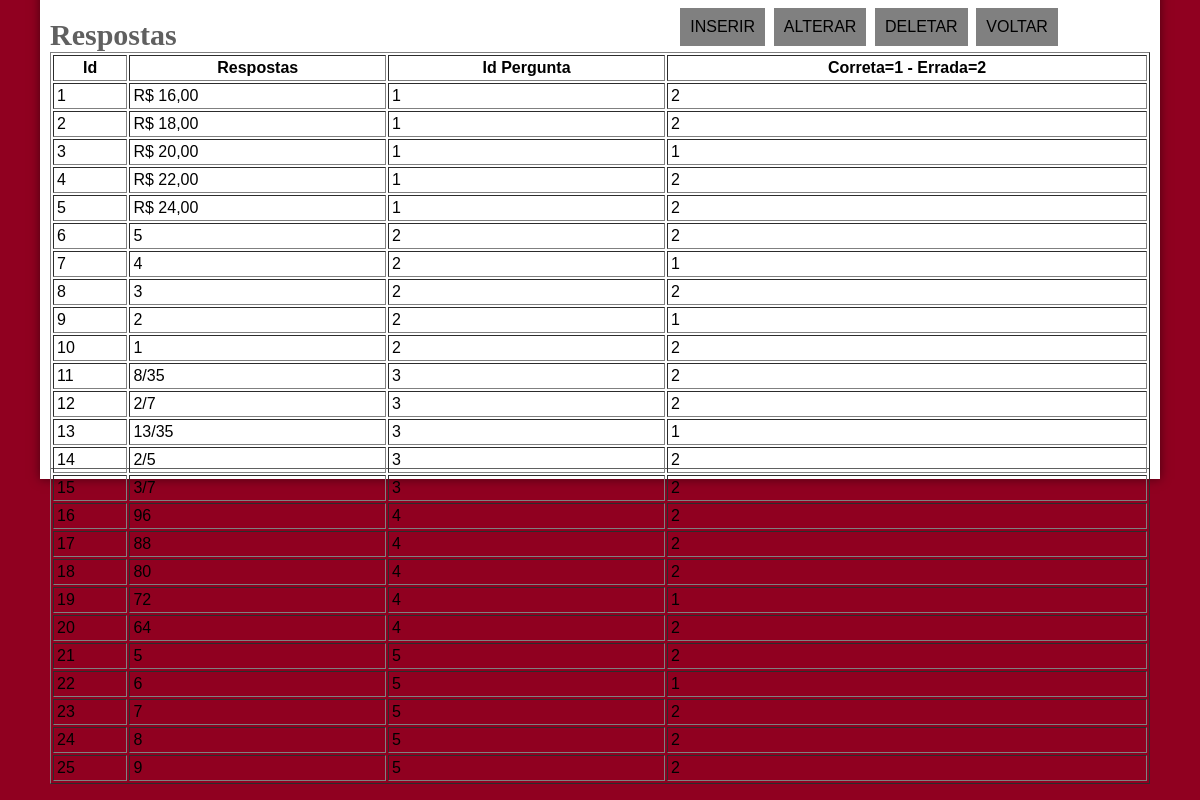
Page /exibir_respostas.php on the committed database.
### tables this page shows
CREATE TABLE `alternativas` (
  `id` int(11) NOT NULL,
  `resposta` text NOT NULL,
  `pergunta_id` int(11) NOT NULL,
  `val_resposta` int(11) NOT NULL
);

### exibir_respostas.php (the view, shortened to what this page needs)
<?php
include "conectar2.php";
$sql = "SELECT * FROM alternativas";
$result = $con->query($sql);
?>
<!DOCTYPE html>
<html lang="pt-br">
<head>
	<link rel="stylesheet" type="text/css" href="_css/estilo2.css" />
</head>
<body>
	<div id="interface">
		<header id="cabecalho">
			<hgroup>
				<h1>Respostas</h1>
			</hgroup>
			<nav id="menu">
				<ul>
                    <li><a onclick="iserirRespostas()">Inserir</a></li>
					<li><a onclick="alterarRespostas()">Alterar</a></li>
					<li><a onclick="deletarRespostas()">Deletar</a></li>
					<li><a href="welcome2.php">Voltar</a></li>
				</ul>
			</nav>
			<div class="tabela_perguntas">
				<?php
				if ($result !== false && $result->num_rows > 0) {
					echo '
				<table border="1" cellspacing="2" cellpadding="3" style="width: 100%">
					<tr>
						<th>Id</th>
                        <th>Respostas</th>
						<th>Id Pergunta</th>
						<th>Correta=1 - Errada=2</th>
					</tr>
				';
					while ($row = $result->fetch_assoc()) {
						echo '
						<tr>
							<td>' . $row['id'] . '</td>
							<td>' . $row['resposta'] . '</td>
							<td>' . $row['pergunta_id'] . '</td>
							<td>' . $row['val_resposta'] . '</td>
						</tr>';
					}
					echo "</table>";
				} else {
					echo "Não há registros";
				}
				?>
			</div>
		</header>
	</div>
</body>
</html>

### _css/estilo2.css (style rules this page uses)
body { font-family:Arial, sans-serif; background-color: #900020; color: rgba(0,0,0,1); }
div#interface { width:1100px; background-color:#ffffff; margin:-20px auto 0px auto; box-shadow: 0px 0px 10px rgba(0,0,0,.5); padding: 10px; }
a { color: #606060; text-decoration:none; }
header#cabecalho { border-bottom: 1px #606060 solid; height: 450px; background: 0px 100px; }
header#cabecalho h1 { font-family: 'Indie Flower', cursive; font-size:30px; color: #606060; text-shadow: 1px 1px 1px rgba (0,0,0,.6); padding:0px; margin-bottom:0px; }
nav#menu { display:block; }
nav#menu ul { list-style:none; text-transform:uppercase; position: absolute; top:-10px; right: 140px; }
nav#menu ul { list-style: none; text-transform: uppercase; }
nav#menu li { display: inline-block; background-color: #808080; padding: 10px; margin: 2.1px; transition:background-color 1s; }
nav#menu a { color:#000000; text-decoration: none; cursor: pointer; }

### rows in the picture
alternativas: id "1", resposta "R$ 16,00", pergunta "1", val_resposta "2"
alternativas: id "2", resposta "R$ 18,00", pergunta "1", val_resposta "2"
alternativas: id "3", resposta "R$ 20,00", pergunta "1", val_resposta "1"
alternativas: id "4", resposta "R$ 22,00", pergunta "1", val_resposta "2"
alternativas: id "5", resposta "R$ 24,00", pergunta "1", val_resposta "2"
alternativas: id "6", resposta "5", pergunta "2", val_resposta "2"
alternativas: id "7", resposta "4", pergunta "2", val_resposta "1"
alternativas: id "8", resposta "3", pergunta "2", val_resposta "2"
alternativas: id "9", resposta "2", pergunta "2", val_resposta "1"
alternativas: id "10", resposta "1", pergunta "2", val_resposta "2"
alternativas: id "11", resposta "8/35", pergunta "3", val_resposta "2"
alternativas: id "12", resposta "2/7", pergunta "3", val_resposta "2"
alternativas: id "13", resposta "13/35", pergunta "3", val_resposta "1"
alternativas: id "14", resposta "2/5", pergunta "3", val_resposta "2"
alternativas: id "15", resposta "3/7", pergunta "3", val_resposta "2"
alternativas: id "16", resposta "96", pergunta "4", val_resposta "2"
alternativas: id "17", resposta "88", pergunta "4", val_resposta "2"
alternativas: id "18", resposta "80", pergunta "4", val_resposta "2"
alternativas: id "19", resposta "72", pergunta "4", val_resposta "1"
alternativas: id "20", resposta "64", pergunta "4", val_resposta "2"
alternativas: id "21", resposta "5", pergunta "5", val_resposta "2"
alternativas: id "22", resposta "6", pergunta "5", val_resposta "1"
alternativas: id "23", resposta "7", pergunta "5", val_resposta "2"
alternativas: id "24", resposta "8", pergunta "5", val_resposta "2"
alternativas: id "25", resposta "9", pergunta "5", val_resposta "2"
